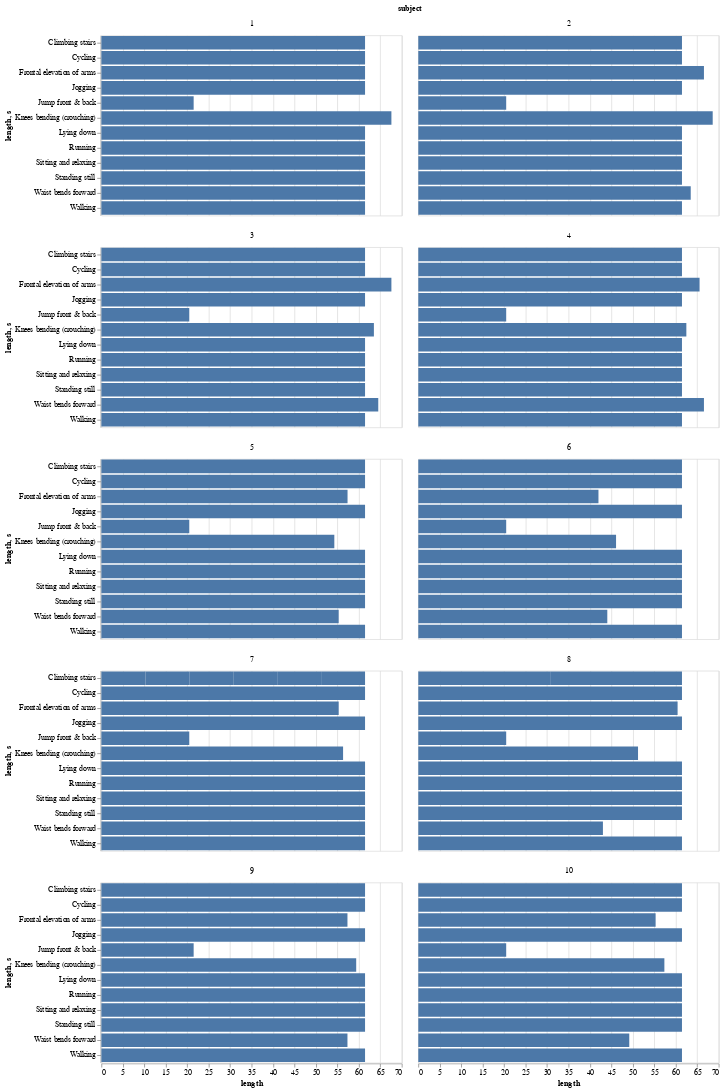

Source (notebook cell):
### Markdown cell above
We can see, that even though we nearly 1 hour of recording, we have nearly 12 minutes of usefull signals

### Code cell
alt.Chart(activity_length_df[activity_length_df['activity'] != activities_names[0]]).encode(
    x = 'length:Q',
    y = alt.Y('activity:N', title='length, s'),
).mark_bar().facet(facet='subject:N', columns=2)

### Figure 1 — Vega-Lite specification as saved in the notebook (floating-point values rounded to 4 significant figures)
{"config": {"view": {"continuousWidth": 400, "continuousHeight": 300}}, "data": {"name": "data-49be57e2afd4701d877665b303a47fc5"}, "facet": {"type": "nominal", "field": "subject"}, "spec": {"mark": "bar", "encoding": {"x": {"type": "quantitative", "field": "length"}, "y": {"type": "nominal", "field": "activity", "title": "length, s"}}}, "columns": 2, "$schema": "https://vega.github.io/schema/vega-lite/v4.8.1.json", "datasets": {"data-49be57e2afd4701d877665b303a47fc5": [{"start": "1970-01-01T00:02:13.120000", "end": "1970-01-01T00:03:14.560000", "activity": "Standing still", "subject": 1, "length": 61.44}, {"start": "1970-01-01T00:04:16", "end": "1970-01-01T00:05:17.440000", "activity": "Sitting and relaxing", "subject": 1, "length": 61.44}, {"start": "1970-01-01T00:06:18.880000", "end": "1970-01-01T00:07:20.320000", "activity": "Lying down", "subject": 1, "length": 61.44}, {"start": "1970-01-01T00:09:23.200000", "end": "1970-01-01T00:10:24.640000", "activity": "Walking", "subject": 1, "length": 61.44}, {"start": "1970-01-01T00:12:27.520000", "end": "1970-01-01T00:13:28.960000", "activity": "Waist bends forward", "subject": 1, "length": 61.44}, {"start": "1970-01-01T00:17:34.720000", "end": "1970-01-01T00:18:36.160000", "activity": "Frontal elevation of arms", "subject": 1, "length": 61.44}, {"start": "1970-01-01T00:20:28.800000", "end": "1970-01-01T00:21:36.380000", "activity": "Knees bending (crouching)", "subject": 1, "length": 67.58}, {"start": "1970-01-01T00:25:21.660000", "end": "1970-01-01T00:26:23.100000", "activity": "Cycling", "subject": 1, "length": 61.44}, {"start": "1970-01-01T00:29:21.280000", "end": "1970-01-01T00:30:22.720000", "activity": "Jogging", "subject": 1, "length": 61.44}, {"start": "1970-01-01T00:32:56.320000", "end": "1970-01-01T00:33:57.760000", "activity": "Running", "subject": 1, "length": 61.44}, {"start": "1970-01-01T00:37:48.160000", "end": "1970-01-01T00:38:09.660000", "activity": "Jump front & back", "subject": 1, "length": 21.5}, {"start": "1970-01-01T00:52:23.680000", "end": "1970-01-01T00:53:25.120000", "activity": "Climbing stairs", "subject": 1, "length": 61.44}, {"start": "1970-01-01T00:04:51.840000", "end": "1970-01-01T00:05:53.280000", "activity": "Climbing stairs", "subject": 2, "length": 61.44}, {"start": "1970-01-01T00:14:35.520000", "end": "1970-01-01T00:15:36.960000", "activity": "Standing still", "subject": 2, "length": 61.44}, {"start": "1970-01-01T00:16:38.400000", "end": "1970-01-01T00:17:39.840000", "activity": "Sitting and relaxing", "subject": 2, "length": 61.44}, {"start": "1970-01-01T00:18:41.280000", "end": "1970-01-01T00:19:42.720000", "activity": "Lying down", "subject": 2, "length": 61.44}, {"start": "1970-01-01T00:20:49.280000", "end": "1970-01-01T00:21:50.720000", "activity": "Walking", "subject": 2, "length": 61.44}, {"start": "1970-01-01T00:23:48.480000", "end": "1970-01-01T00:24:51.960000", "activity": "Waist bends forward", "subject": 2, "length": 63.48}, {"start": "1970-01-01T00:26:11.840000", "end": "1970-01-01T00:27:18.400000", "activity": "Frontal elevation of arms", "subject": 2, "length": 66.56}, {"start": "1970-01-01T00:27:59.360000", "end": "1970-01-01T00:29:07.960000", "activity": "Knees bending (crouching)", "subject": 2, "length": 68.6}, {"start": "1970-01-01T00:30:43.200000", "end": "1970-01-01T00:31:44.640000", "activity": "Jogging", "subject": 2, "length": 61.44}, {"start": "1970-01-01T00:34:33.600000", "end": "1970-01-01T00:35:35.040000", "activity": "Running", "subject": 2, "length": 61.44}, {"start": "1970-01-01T00:37:37.920000", "end": "1970-01-01T00:37:58.400000", "activity": "Jump front & back", "subject": 2, "length": 20.48}, {"start": "1970-01-01T00:41:12.960000", "end": "1970-01-01T00:42:14.400000", "activity": "Cycling", "subject": 2, "length": 61.44}, {"start": "1970-01-01T00:01:32.160000", "end": "1970-01-01T00:02:33.600000", "activity": "Standing still", "subject": 3, "length": 61.44}, {"start": "1970-01-01T00:03:24.800000", "end": "1970-01-01T00:04:26.240000", "activity": "Sitting and relaxing", "subject": 3, "length": 61.44}, {"start": "1970-01-01T00:05:27.680000", "end": "1970-01-01T00:06:29.120000", "activity": "Lying down", "subject": 3, "length": 61.44}, {"start": "1970-01-01T00:08:11.520000", "end": "1970-01-01T00:09:12.960000", "activity": "Walking", "subject": 3, "length": 61.44}, {"start": "1970-01-01T00:11:48.600000", "end": "1970-01-01T00:12:53.120000", "activity": "Waist bends forward", "subject": 3, "length": 64.52}, {"start": "1970-01-01T00:13:49.440000", "end": "1970-01-01T00:14:57.020000", "activity": "Frontal elevation of arms", "subject": 3, "length": 67.58}, {"start": "1970-01-01T00:15:25.680000", "end": "1970-01-01T00:16:29.180000", "activity": "Knees bending (crouching)", "subject": 3, "length": 63.5}, {"start": "1970-01-01T00:18:25.920000", "end": "1970-01-01T00:19:27.360000", "activity": "Cycling", "subject": 3, "length": 61.44}, {"start": "1970-01-01T00:21:20", "end": "1970-01-01T00:22:21.440000", "activity": "Jogging", "subject": 3, "length": 61.44}, {"start": "1970-01-01T00:24:14.080000", "end": "1970-01-01T00:25:15.520000", "activity": "Running", "subject": 3, "length": 61.44}, {"start": "1970-01-01T00:28:40.320000", "end": "1970-01-01T00:29:00.800000", "activity": "Jump front & back", "subject": 3, "length": 20.48}, {"start": "1970-01-01T00:39:10.080000", "end": "1970-01-01T00:40:11.520000", "activity": "Climbing stairs", "subject": 3, "length": 61.44}, {"start": "1970-01-01T00:00:46.080000", "end": "1970-01-01T00:01:47.520000", "activity": "Climbing stairs", "subject": 4, "length": 61.44}, {"start": "1970-01-01T00:13:23.840000", "end": "1970-01-01T00:14:25.280000", "activity": "Standing still", "subject": 4, "length": 61.44}, {"start": "1970-01-01T00:15:11.360000", "end": "1970-01-01T00:16:12.800000", "activity": "Sitting and relaxing", "subject": 4, "length": 61.44}, {"start": "1970-01-01T00:16:53.760000", "end": "1970-01-01T00:17:55.200000", "activity": "Lying down", "subject": 4, "length": 61.44}, {"start": "1970-01-01T00:19:06.880000", "end": "1970-01-01T00:20:08.320000", "activity": "Walking", "subject": 4, "length": 61.44}, {"start": "1970-01-01T00:22:49.080000", "end": "1970-01-01T00:23:55.640000", "activity": "Waist bends forward", "subject": 4, "length": 66.56}, {"start": "1970-01-01T00:24:36.600000", "end": "1970-01-01T00:25:42.140000", "activity": "Frontal elevation of arms", "subject": 4, "length": 65.54}, {"start": "1970-01-01T00:28:01.400000", "end": "1970-01-01T00:29:03.860000", "activity": "Knees bending (crouching)", "subject": 4, "length": 62.46}, {"start": "1970-01-01T00:31:34.400000", "end": "1970-01-01T00:32:35.840000", "activity": "Cycling", "subject": 4, "length": 61.44}, {"start": "1970-01-01T00:33:32.160000", "end": "1970-01-01T00:34:33.600000", "activity": "Jogging", "subject": 4, "length": 61.44}, {"start": "1970-01-01T00:36:00.640000", "end": "1970-01-01T00:37:02.080000", "activity": "Running", "subject": 4, "length": 61.44}, {"start": "1970-01-01T00:37:53.280000", "end": "1970-01-01T00:38:13.760000", "activity": "Jump front & back", "subject": 4, "length": 20.48}, {"start": "1970-01-01T00:01:01.440000", "end": "1970-01-01T00:02:02.880000", "activity": "Standing still", "subject": 5, "length": 61.44}, {"start": "1970-01-01T00:02:33.600000", "end": "1970-01-01T00:03:35.040000", "activity": "Sitting and relaxing", "subject": 5, "length": 61.44}, {"start": "1970-01-01T00:04:05.760000", "end": "1970-01-01T00:05:07.200000", "activity": "Lying down", "subject": 5, "length": 61.44}, {"start": "1970-01-01T00:05:37.920000", "end": "1970-01-01T00:06:39.360000", "activity": "Walking", "subject": 5, "length": 61.44}, {"start": "1970-01-01T00:08:11.520000", "end": "1970-01-01T00:09:06.820000", "activity": "Waist bends forward", "subject": 5, "length": 55.3}, {"start": "1970-01-01T00:09:43.680000", "end": "1970-01-01T00:10:41.040000", "activity": "Frontal elevation of arms", "subject": 5, "length": 57.36}, {"start": "1970-01-01T00:11:15.840000", "end": "1970-01-01T00:12:10.120000", "activity": "Knees bending (crouching)", "subject": 5, "length": 54.28}, {"start": "1970-01-01T00:13:49.440000", "end": "1970-01-01T00:14:50.880000", "activity": "Cycling", "subject": 5, "length": 61.44}, {"start": "1970-01-01T00:16:23.040000", "end": "1970-01-01T00:17:24.480000", "activity": "Jogging", "subject": 5, "length": 61.44}, {"start": "1970-01-01T00:19:27.360000", "end": "1970-01-01T00:20:28.800000", "activity": "Running", "subject": 5, "length": 61.44}, {"start": "1970-01-01T00:24:03.840000", "end": "1970-01-01T00:24:24.320000", "activity": "Jump front & back", "subject": 5, "length": 20.48}, {"start": "1970-01-01T00:37:22.560000", "end": "1970-01-01T00:38:24", "activity": "Climbing stairs", "subject": 5, "length": 61.44}, {"start": "1970-01-01T00:01:01.440000", "end": "1970-01-01T00:02:02.880000", "activity": "Standing still", "subject": 6, "length": 61.44}, {"start": "1970-01-01T00:02:33.600000", "end": "1970-01-01T00:03:35.040000", "activity": "Sitting and relaxing", "subject": 6, "length": 61.44}, {"start": "1970-01-01T00:04:05.760000", "end": "1970-01-01T00:05:07.200000", "activity": "Lying down", "subject": 6, "length": 61.44}, {"start": "1970-01-01T00:05:37.920000", "end": "1970-01-01T00:06:39.360000", "activity": "Walking", "subject": 6, "length": 61.44}, {"start": "1970-01-01T00:08:13.560000", "end": "1970-01-01T00:08:57.600000", "activity": "Waist bends forward", "subject": 6, "length": 44.04}, {"start": "1970-01-01T00:09:43.680000", "end": "1970-01-01T00:10:25.660000", "activity": "Frontal elevation of arms", "subject": 6, "length": 41.98}, {"start": "1970-01-01T00:11:15.840000", "end": "1970-01-01T00:12:01.920000", "activity": "Knees bending (crouching)", "subject": 6, "length": 46.08}, {"start": "1970-01-01T00:13:54.560000", "end": "1970-01-01T00:14:56", "activity": "Cycling", "subject": 6, "length": 61.44}, {"start": "1970-01-01T00:16:53.760000", "end": "1970-01-01T00:17:55.200000", "activity": "Jogging", "subject": 6, "length": 61.44}, {"start": "1970-01-01T00:19:27.360000", "end": "1970-01-01T00:20:28.800000", "activity": "Running", "subject": 6, "length": 61.44}, {"start": "1970-01-01T00:21:58.920000", "end": "1970-01-01T00:22:19.400000", "activity": "Jump front & back", "subject": 6, "length": 20.48}, {"start": "1970-01-01T00:29:41.760000", "end": "1970-01-01T00:30:43.200000", "activity": "Climbing stairs", "subject": 6, "length": 61.44}, {"start": "1970-01-01T00:02:02.880000", "end": "1970-01-01T00:02:13.120000", "activity": "Climbing stairs", "subject": 7, "length": 10.24}, {"start": "1970-01-01T00:03:04.320000", "end": "1970-01-01T00:03:14.560000", "activity": "Climbing stairs", "subject": 7, "length": 10.24}, {"start": "1970-01-01T00:03:35.040000", "end": "1970-01-01T00:03:45.280000", "activity": "Climbing stairs", "subject": 7, "length": 10.24}, {"start": "1970-01-01T00:04:05.760000", "end": "1970-01-01T00:04:16", "activity": "Climbing stairs", "subject": 7, "length": 10.24}, {"start": "1970-01-01T00:04:36.480000", "end": "1970-01-01T00:04:46.720000", "activity": "Climbing stairs", "subject": 7, "length": 10.24}, {"start": "1970-01-01T00:05:35.880000", "end": "1970-01-01T00:05:46.120000", "activity": "Climbing stairs", "subject": 7, "length": 10.24}, {"start": "1970-01-01T00:11:46.560000", "end": "1970-01-01T00:12:48", "activity": "Standing still", "subject": 7, "length": 61.44}, {"start": "1970-01-01T00:13:18.720000", "end": "1970-01-01T00:14:20.160000", "activity": "Sitting and relaxing", "subject": 7, "length": 61.44}, {"start": "1970-01-01T00:14:50.880000", "end": "1970-01-01T00:15:52.320000", "activity": "Lying down", "subject": 7, "length": 61.44}, {"start": "1970-01-01T00:16:53.760000", "end": "1970-01-01T00:17:55.200000", "activity": "Walking", "subject": 7, "length": 61.44}, {"start": "1970-01-01T00:19:32.480000", "end": "1970-01-01T00:20:33.920000", "activity": "Waist bends forward", "subject": 7, "length": 61.44}, {"start": "1970-01-01T00:21:00.540000", "end": "1970-01-01T00:21:55.840000", "activity": "Frontal elevation of arms", "subject": 7, "length": 55.3}, {"start": "1970-01-01T00:22:31.680000", "end": "1970-01-01T00:23:28", "activity": "Knees bending (crouching)", "subject": 7, "length": 56.32}, {"start": "1970-01-01T00:24:34.560000", "end": "1970-01-01T00:25:36", "activity": "Cycling", "subject": 7, "length": 61.44}, {"start": "1970-01-01T00:27:08.160000", "end": "1970-01-01T00:28:09.600000", "activity": "Jogging", "subject": 7, "length": 61.44}, {"start": "1970-01-01T00:30:12.480000", "end": "1970-01-01T00:31:13.920000", "activity": "Running", "subject": 7, "length": 61.44}, {"start": "1970-01-01T00:33:57.760000", "end": "1970-01-01T00:34:18.240000", "activity": "Jump front & back", "subject": 7, "length": 20.48}, {"start": "1970-01-01T00:03:04.320000", "end": "1970-01-01T00:04:05.760000", "activity": "Standing still", "subject": 8, "length": 61.44}, {"start": "1970-01-01T00:06:08.640000", "end": "1970-01-01T00:07:10.080000", "activity": "Lying down", "subject": 8, "length": 61.44}, {"start": "1970-01-01T00:07:40.800000", "end": "1970-01-01T00:08:42.240000", "activity": "Sitting and relaxing", "subject": 8, "length": 61.44}, {"start": "1970-01-01T00:12:48", "end": "1970-01-01T00:13:49.440000", "activity": "Walking", "subject": 8, "length": 61.44}, {"start": "1970-01-01T00:15:52.320000", "end": "1970-01-01T00:16:23.040000", "activity": "Climbing stairs", "subject": 8, "length": 30.72}, {"start": "1970-01-01T00:17:24.480000", "end": "1970-01-01T00:17:55.200000", "activity": "Climbing stairs", "subject": 8, "length": 30.72}, {"start": "1970-01-01T00:19:27.360000", "end": "1970-01-01T00:20:10.380000", "activity": "Waist bends forward", "subject": 8, "length": 43.02}, {"start": "1970-01-01T00:21:03.620000", "end": "1970-01-01T00:22:04.040000", "activity": "Frontal elevation of arms", "subject": 8, "length": 60.42}, {"start": "1970-01-01T00:23:02.400000", "end": "1970-01-01T00:23:53.600000", "activity": "Knees bending (crouching)", "subject": 8, "length": 51.2}, {"start": "1970-01-01T00:31:19.040000", "end": "1970-01-01T00:32:20.480000", "activity": "Cycling", "subject": 8, "length": 61.44}, {"start": "1970-01-01T00:34:18.240000", "end": "1970-01-01T00:35:19.680000", "activity": "Jogging", "subject": 8, "length": 61.44}, {"start": "1970-01-01T00:37:53.280000", "end": "1970-01-01T00:38:54.720000", "activity": "Running", "subject": 8, "length": 61.44}, {"start": "1970-01-01T00:41:27.300000", "end": "1970-01-01T00:41:47.780000", "activity": "Jump front & back", "subject": 8, "length": 20.48}, {"start": "1970-01-01T00:04:05.760000", "end": "1970-01-01T00:05:07.200000", "activity": "Standing still", "subject": 9, "length": 61.44}, {"start": "1970-01-01T00:05:37.920000", "end": "1970-01-01T00:06:39.360000", "activity": "Sitting and relaxing", "subject": 9, "length": 61.44}, {"start": "1970-01-01T00:07:10.080000", "end": "1970-01-01T00:08:11.520000", "activity": "Lying down", "subject": 9, "length": 61.44}, {"start": "1970-01-01T00:09:12.960000", "end": "1970-01-01T00:10:14.400000", "activity": "Walking", "subject": 9, "length": 61.44}, {"start": "1970-01-01T00:11:46.560000", "end": "1970-01-01T00:12:43.900000", "activity": "Waist bends forward", "subject": 9, "length": 57.34}, {"start": "1970-01-01T00:13:18.720000", "end": "1970-01-01T00:14:16.060000", "activity": "Frontal elevation of arms", "subject": 9, "length": 57.34}, {"start": "1970-01-01T00:16:53.760000", "end": "1970-01-01T00:17:53.140000", "activity": "Knees bending (crouching)", "subject": 9, "length": 59.38}, {"start": "1970-01-01T00:20:18.560000", "end": "1970-01-01T00:21:20", "activity": "Cycling", "subject": 9, "length": 61.44}, {"start": "1970-01-01T00:23:02.400000", "end": "1970-01-01T00:24:03.840000", "activity": "Jogging", "subject": 9, "length": 61.44}, {"start": "1970-01-01T00:28:09.600000", "end": "1970-01-01T00:29:11.040000", "activity": "Running", "subject": 9, "length": 61.44}, {"start": "1970-01-01T00:32:30.720000", "end": "1970-01-01T00:32:52.220000", "activity": "Jump front & back", "subject": 9, "length": 21.5}, {"start": "1970-01-01T00:43:00.480000", "end": "1970-01-01T00:44:01.920000", "activity": "Climbing stairs", "subject": 9, "length": 61.44}, {"start": "1970-01-01T00:01:32.160000", "end": "1970-01-01T00:02:33.600000", "activity": "Climbing stairs", "subject": 10, "length": 61.44}, {"start": "1970-01-01T00:10:14.400000", "end": "1970-01-01T00:11:15.840000", "activity": "Standing still", "subject": 10, "length": 61.44}, {"start": "1970-01-01T00:11:46.560000", "end": "1970-01-01T00:12:48", "activity": "Sitting and relaxing", "subject": 10, "length": 61.44}, {"start": "1970-01-01T00:13:18.720000", "end": "1970-01-01T00:14:20.160000", "activity": "Lying down", "subject": 10, "length": 61.44}, {"start": "1970-01-01T00:14:50.880000", "end": "1970-01-01T00:15:52.320000", "activity": "Walking", "subject": 10, "length": 61.44}, {"start": "1970-01-01T00:16:23.040000", "end": "1970-01-01T00:17:12.200000", "activity": "Waist bends forward", "subject": 10, "length": 49.16}, {"start": "1970-01-01T00:17:54.180000", "end": "1970-01-01T00:18:49.480000", "activity": "Frontal elevation of arms", "subject": 10, "length": 55.3}, {"start": "1970-01-01T00:19:28.400000", "end": "1970-01-01T00:20:25.740000", "activity": "Knees bending (crouching)", "subject": 10, "length": 57.34}, {"start": "1970-01-01T00:23:07.520000", "end": "1970-01-01T00:24:08.960000", "activity": "Cycling", "subject": 10, "length": 61.44}, {"start": "1970-01-01T00:25:05.280000", "end": "1970-01-01T00:26:06.720000", "activity": "Jogging", "subject": 10, "length": 61.44}, {"start": "1970-01-01T00:27:08.160000", "end": "1970-01-01T00:28:09.600000", "activity": "Running", "subject": 10, "length": 61.44}, {"start": "1970-01-01T00:31:43.620000", "end": "1970-01-01T00:32:04.100000", "activity": "Jump front & back", "subject": 10, "length": 20.48}]}}
